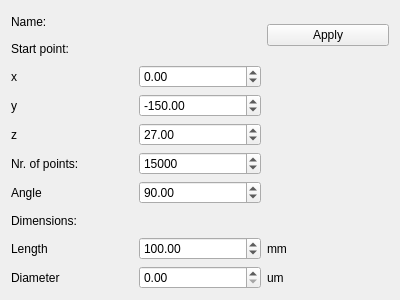
<?xml version="1.0" encoding="UTF-8"?>
<ui version="4.0">
 <class>Form</class>
 <widget class="QWidget" name="Form">
  <property name="geometry">
   <rect>
    <x>0</x>
    <y>0</y>
    <width>400</width>
    <height>300</height>
   </rect>
  </property>
  <property name="windowTitle">
   <string>Form</string>
  </property>
  <layout class="QGridLayout" name="gridLayout">
   <item row="0" column="1">
    <widget class="QLabel" name="name_label">
     <property name="text">
      <string/>
     </property>
    </widget>
   </item>
   <item row="2" column="1">
    <widget class="QDoubleSpinBox" name="x_spin_box">
     <property name="minimum">
      <double>-500.000000000000000</double>
     </property>
     <property name="maximum">
      <double>500.000000000000000</double>
     </property>
    </widget>
   </item>
   <item row="1" column="0">
    <widget class="QLabel" name="label_4">
     <property name="text">
      <string>Start point:</string>
     </property>
    </widget>
   </item>
   <item row="0" column="0">
    <widget class="QLabel" name="label_8">
     <property name="text">
      <string>Name:</string>
     </property>
    </widget>
   </item>
   <item row="3" column="0">
    <widget class="QLabel" name="label_2">
     <property name="text">
      <string>y</string>
     </property>
    </widget>
   </item>
   <item row="2" column="0">
    <widget class="QLabel" name="label">
     <property name="text">
      <string>x</string>
     </property>
    </widget>
   </item>
   <item row="7" column="0">
    <widget class="QLabel" name="label_5">
     <property name="text">
      <string>Dimensions:</string>
     </property>
    </widget>
   </item>
   <item row="8" column="0">
    <widget class="QLabel" name="label_6">
     <property name="text">
      <string>Length</string>
     </property>
    </widget>
   </item>
   <item row="8" column="1">
    <widget class="QDoubleSpinBox" name="length_spin_box">
     <property name="maximum">
      <double>1000.000000000000000</double>
     </property>
     <property name="value">
      <double>100.000000000000000</double>
     </property>
    </widget>
   </item>
   <item row="9" column="1">
    <widget class="QDoubleSpinBox" name="diam_spin_box"/>
   </item>
   <item row="9" column="0">
    <widget class="QLabel" name="label_7">
     <property name="text">
      <string>Diameter</string>
     </property>
    </widget>
   </item>
   <item row="9" column="2">
    <widget class="QLabel" name="label_10">
     <property name="text">
      <string>um</string>
     </property>
    </widget>
   </item>
   <item row="8" column="2">
    <widget class="QLabel" name="label_9">
     <property name="text">
      <string>mm</string>
     </property>
    </widget>
   </item>
   <item row="6" column="1">
    <widget class="QDoubleSpinBox" name="angle_spin_box">
     <property name="maximum">
      <double>360.000000000000000</double>
     </property>
     <property name="value">
      <double>90.000000000000000</double>
     </property>
    </widget>
   </item>
   <item row="3" column="1">
    <widget class="QDoubleSpinBox" name="y_spin_box">
     <property name="minimum">
      <double>-500.000000000000000</double>
     </property>
     <property name="maximum">
      <double>500.000000000000000</double>
     </property>
     <property name="value">
      <double>-150.000000000000000</double>
     </property>
    </widget>
   </item>
   <item row="4" column="0">
    <widget class="QLabel" name="label_3">
     <property name="text">
      <string>z</string>
     </property>
    </widget>
   </item>
   <item row="6" column="0">
    <widget class="QLabel" name="label_11">
     <property name="text">
      <string>Angle</string>
     </property>
    </widget>
   </item>
   <item row="4" column="1">
    <widget class="QDoubleSpinBox" name="z_spin_box">
     <property name="maximum">
      <double>100.000000000000000</double>
     </property>
     <property name="value">
      <double>27.000000000000000</double>
     </property>
    </widget>
   </item>
   <item row="5" column="0">
    <widget class="QLabel" name="label_12">
     <property name="text">
      <string>Nr. of points:</string>
     </property>
    </widget>
   </item>
   <item row="5" column="1">
    <widget class="QSpinBox" name="res_spin_box">
     <property name="maximum">
      <number>100000</number>
     </property>
     <property name="value">
      <number>15000</number>
     </property>
    </widget>
   </item>
   <item row="0" column="2" rowspan="2">
    <widget class="QPushButton" name="apply_button">
     <property name="text">
      <string>Apply</string>
     </property>
    </widget>
   </item>
  </layout>
 </widget>
 <resources/>
 <connections/>
</ui>
